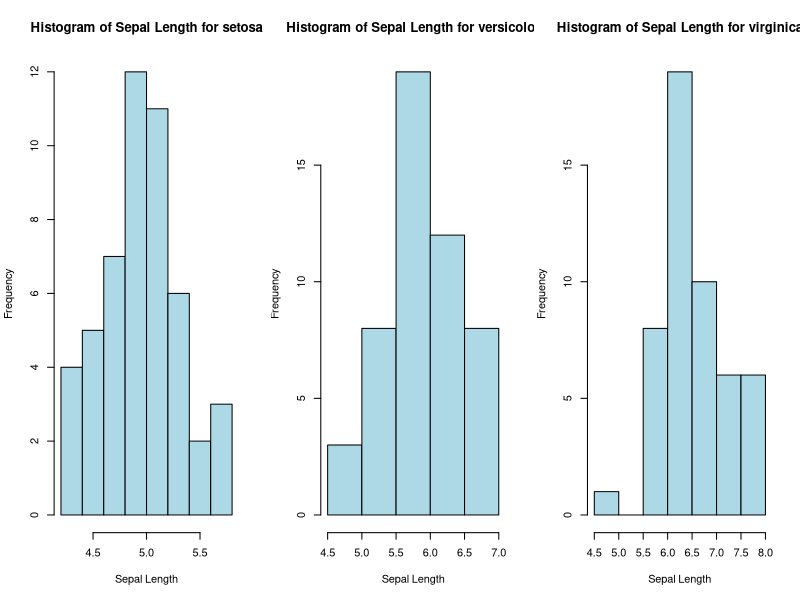
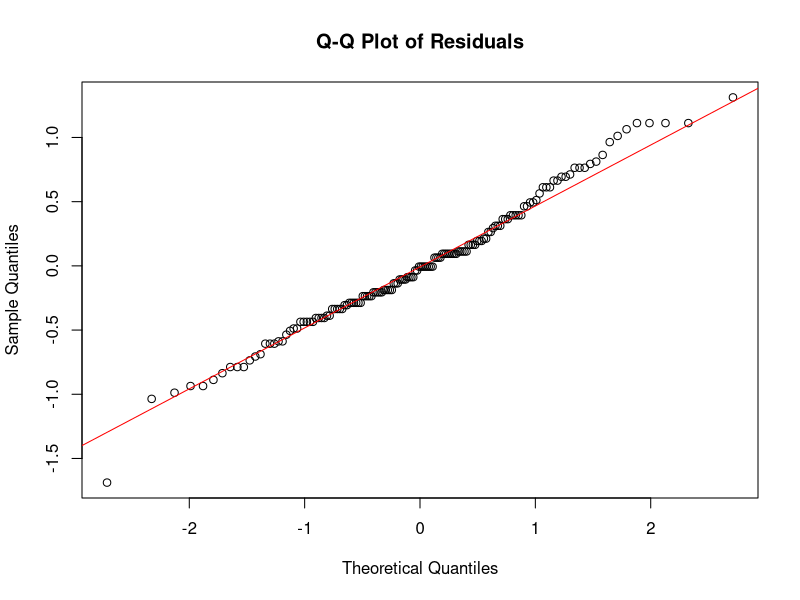
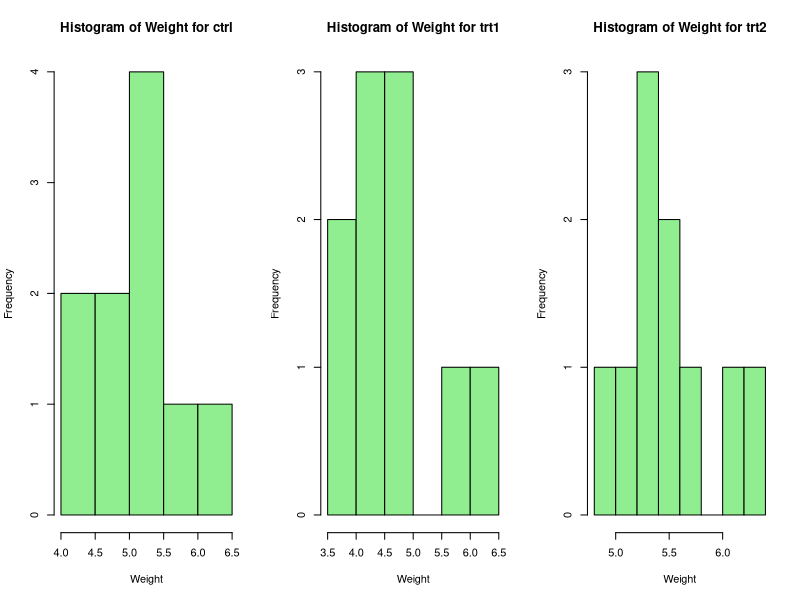
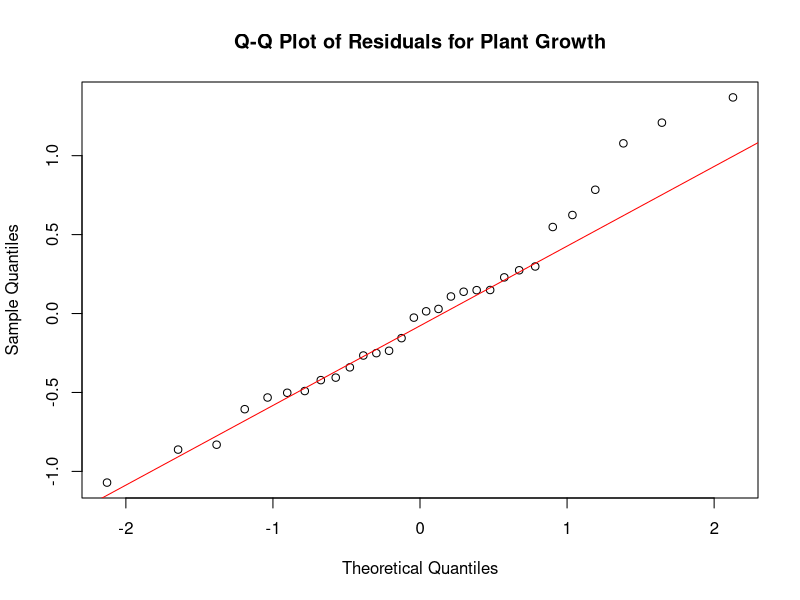
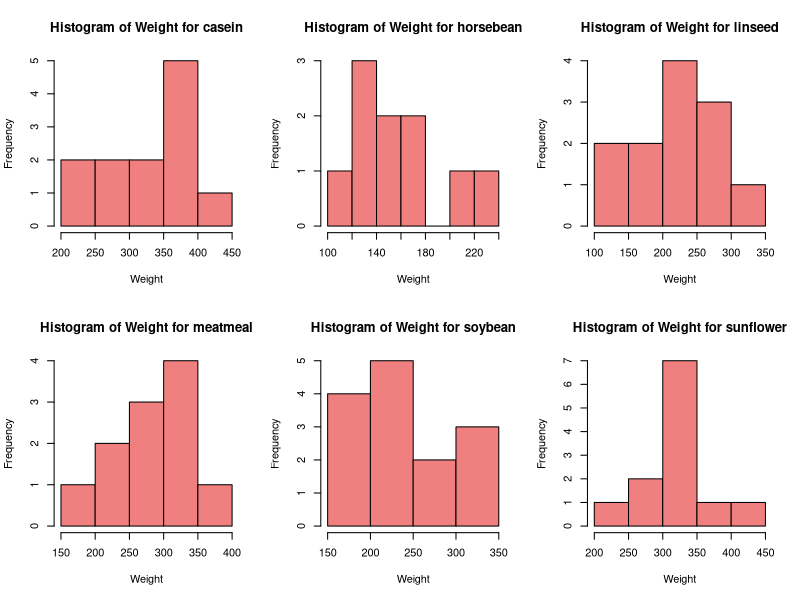
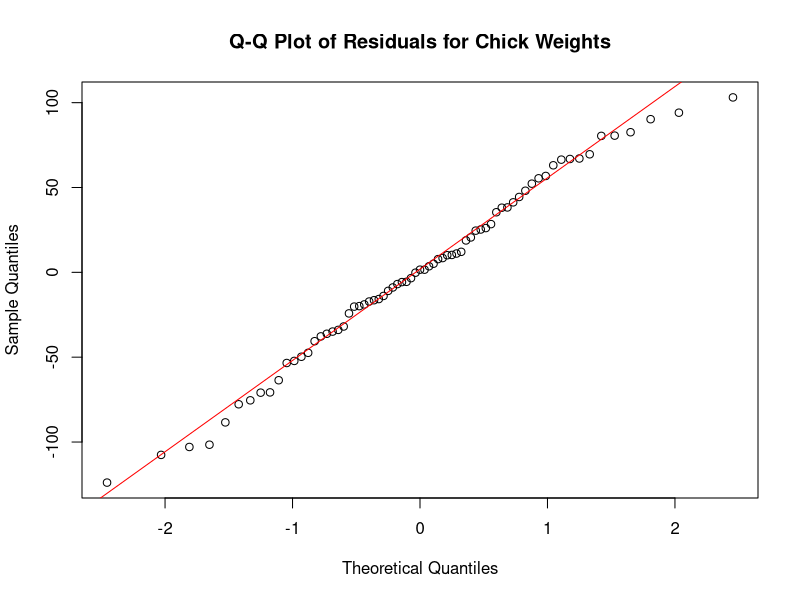

Recreate these plots in R, in order.
# This will serve as both your homework this week as well as a lab. 
################################################################################
# 1)Fisher's 1936 iris dataset is very famous. It is used a lot in Machine Learning
# It even has a wiki page take a look at it. This data set is also built into R.
# This dataset consists of 3 types of iris species: "setsosa", "versicolor", and
# "virginica".  The species type will be our factor, so there are 3 levels. 

# Load the dataset
data(iris)

#a) In the console below look at the dataset by typing: head(iris). This is helpful for 
# understanding what the data looks like.
head(iris)

#b)We will first be considering the sepal length of each species. 
# Generate 3 arrays of sepal length observations (one for each species).
# Does this data look normally distributed within each factor level? 
# They seem roughly normal in the historgrams. 
# Include any plots you make.
set <- split(iris$Sepal.Length, iris$Species)  #this splits the Sepal.Length variable into 3 arrays based on the levels of Species.
# Now we can look at the distribution of each array. We can do this with histograms
{
par(mfrow=c(1,3))  #this sets up the plotting area to have 1 row and 3 columns, so we can see all 3 histograms at once
for(i in 1:3){
  hist(set[[i]], main = paste("Histogram of Sepal Length for", names(set)[i]), 
  xlab = "Sepal Length", col = "lightblue")
}
 par(mfrow=c(1,1))  #reset the plotting area to default
}
#### ======== Make sure to have full screen for all the historgrams to show up! ======== ####
#c) Compute each levels mean sepal length.  I did this below for you.
group_means <- tapply(iris$Sepal.Length, iris$Species, mean)  #computes the mean of Sepal.Length for each species.

#d) Compute the standard deviation of each levels sepal length.  Is it reasonable to assume these are the same?
sd_values <- tapply(iris$Sepal.Length, iris$Species, sd)  #computes the standard deviation of Sepal.Length for each species.
print(sd_values)
#  setosa versicolor  virginica 
# 0.3524897  0.5161711  0.6358796 
# Note:You will find that the sd's vary a bit! So maybe there is reason to assume that ANOVA should not be conducted on 
# this data set.  We will bear this in mind and press on! 
 
#e) This part and part f) is how the book suggests testing normality of the data. This will be helpful for later problems
 #Compute residuals: observation minus its group mean
 residuals <- iris$Sepal.Length - group_means[iris$Species]  #the group_means[iris$Species] ensures the correct group mean with each observation.
#f) Create a normal probability plot (Q-Q plot) of the residuals
 qqnorm(residuals, main = "Q-Q Plot of Residuals")
 qqline(residuals, col = "red")
 #Comment on whether or not a normality assumption is reasonable from the plot.
 # The points in the Q-Q plot appear to follow a straight line, which suggests that the residuals are approximately normally distributed. 
 # It's fine to assume normality for the ANOVA test, but ANOVA doesn't care too much when the sample sizes are this large. 

 #The ANOVA Test is done with the following code:
 #result<- aov(response ~ factor, data = mydata)
 #response = numeric observation name. ex) Sepal.Length, Petal.Width, etc.
 #This is what you’re testing to see if it differs across levels.
 #factor – This is your categorical factor name (a factor in R).
 #data – The data frame that contains your variables.
 
 #g) Conduct a One-way ANOVA to determine if Sepal.Length differs by Species.
  anova_birds <- aov(Sepal.Length ~ Species, data = iris)
  print(summary(anova_birds))
 
 #h) What does the data suggest that at an alpha=0.05 significance?
 # The ANOVA test results show that the p-value is <2e-16 < 0.05 so we would reject the null hypothesis. 
 # This means that at least one of the species has a different mean sepal length compared to the others. 
 
 #2) Now investigate the Plant Growth dataset (also in R). These are the results from an experiment
 #to compare yields (as measured by dried weight of plants) obtained under a control and two different treatment conditions.
 #The levels of group (factor name) are ‘ctrl’, ‘trt1’, and ‘trt2’.
  
 # Load the dataset
 data("PlantGrowth")
 
 # Repeat steps a)-h) with this new data set comparing whether the 'weight' is effected by the different treatments.
 head(PlantGrowth)
 plantTreats <- split(PlantGrowth$weight, PlantGrowth$group)
{
 par(mfrow=c(1,3))
 for(i in 1:3){
   hist(plantTreats[[i]], main = paste("Histogram of Weight for", names(plantTreats)[i]), 
   xlab = "Weight", col = "lightgreen")
 }
  par(mfrow=c(1,1))
}
 group_means_plant <- tapply(PlantGrowth$weight, PlantGrowth$group, mean)
 sd_values_plant <- tapply(PlantGrowth$weight, PlantGrowth$group, sd)
 print(sd_values_plant)
 residuals_plant <- PlantGrowth$weight - group_means_plant[PlantGrowth$group]
 qqnorm(residuals_plant, main = "Q-Q Plot of Residuals for Plant Growth")
 qqline(residuals_plant, col = "red")
 anova_result_plant <- aov(weight ~ group, data = PlantGrowth)
 print(summary(anova_result_plant))
 # The ANOVA test results show that the p-value is 0.0159 < o.05 so we would reject the null hypothesis. 
 # There is a significant difference in plant weight among the different treatment groups. 
 #3) Another famous dataset is Student's Sleep data.  Essentially they drugged 10 people with 
 # two different drugs and compared the hours of sleep to their standard amount.
 
 #a) If we do One-Factor ANOVA on this, we will violate an assumption that we need.  What is it?
 # Since all 10 people were given both drugs, the observations are not independent. Which we need for ANOVA. 
 #b) Ignore that assumption and run the ANOVA test. Done below: 
 anova_sleep <- aov(extra ~ group, data = sleep)
 print(summary(anova_sleep))
 
 #c) If this was a valid ANOVA test, what does the data suggest that at an alpha=0.05 significance?
 # a P of 0.0792 > 0.05, so we would fail to reject the null hypothesis. 

 #4) EXTRA CREDIT:  Find an interesting dataset with different factors and conduct your own ANOVA Test!
# THere is another data set in R called chickwts. This dataset contains the weights of chicks fed with different types of feed. 
# The factor is the type of feed, and the response variable is the weight of the chicks. 
# Let's conduct an ANOVA test to see if there are significant differences in chick weights based on the type of feed.
chickwts <- datasets::chickwts
head(chickwts)
chickTreats <- split(chickwts$weight, chickwts$feed)
{
par(mfrow=c(2,3))
for(i in 1:6){
  hist(chickTreats[[i]], main = paste("Histogram of Weight for", names(chickTreats)[i]), 
  xlab = "Weight", col = "lightcoral")
}
  par(mfrow=c(1,1))
}
group_means_chick <- tapply(chickwts$weight, chickwts$feed, mean)
sd_values_chick <- tapply(chickwts$weight, chickwts$feed, sd)
print(sd_values_chick)
residuals_chick <- chickwts$weight - group_means_chick[chickwts$feed]
qqnorm(residuals_chick, main = "Q-Q Plot of Residuals for Chick Weights")
qqline(residuals_chick, col = "red")
anova_result_chick <- aov(weight ~ feed, data = chickwts)
print(summary(anova_result_chick))
# Our H0 is that there is no difference in chick weights among the different types of feed.
# The ANOVA test results show that the p-value is 5.94e-10 < 0.05 so we would reject the null hypothesis. 
# There is a significant difference in chick weights among the different types of feed.
